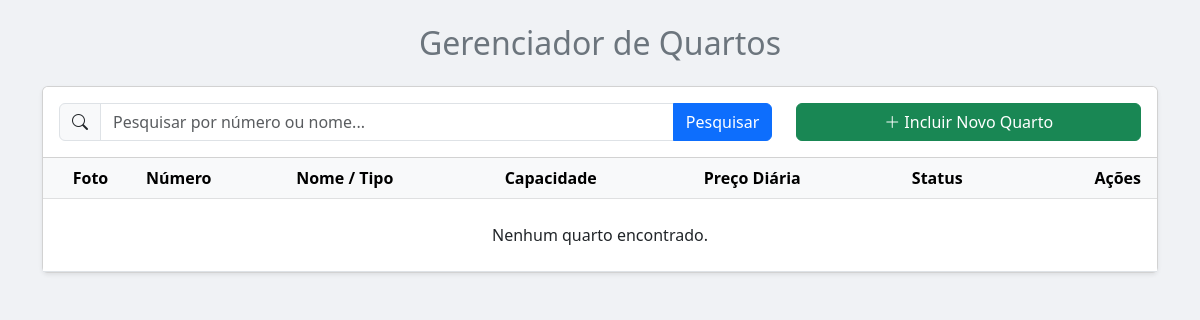
The app's page /Scripts/quartos.php, older data.
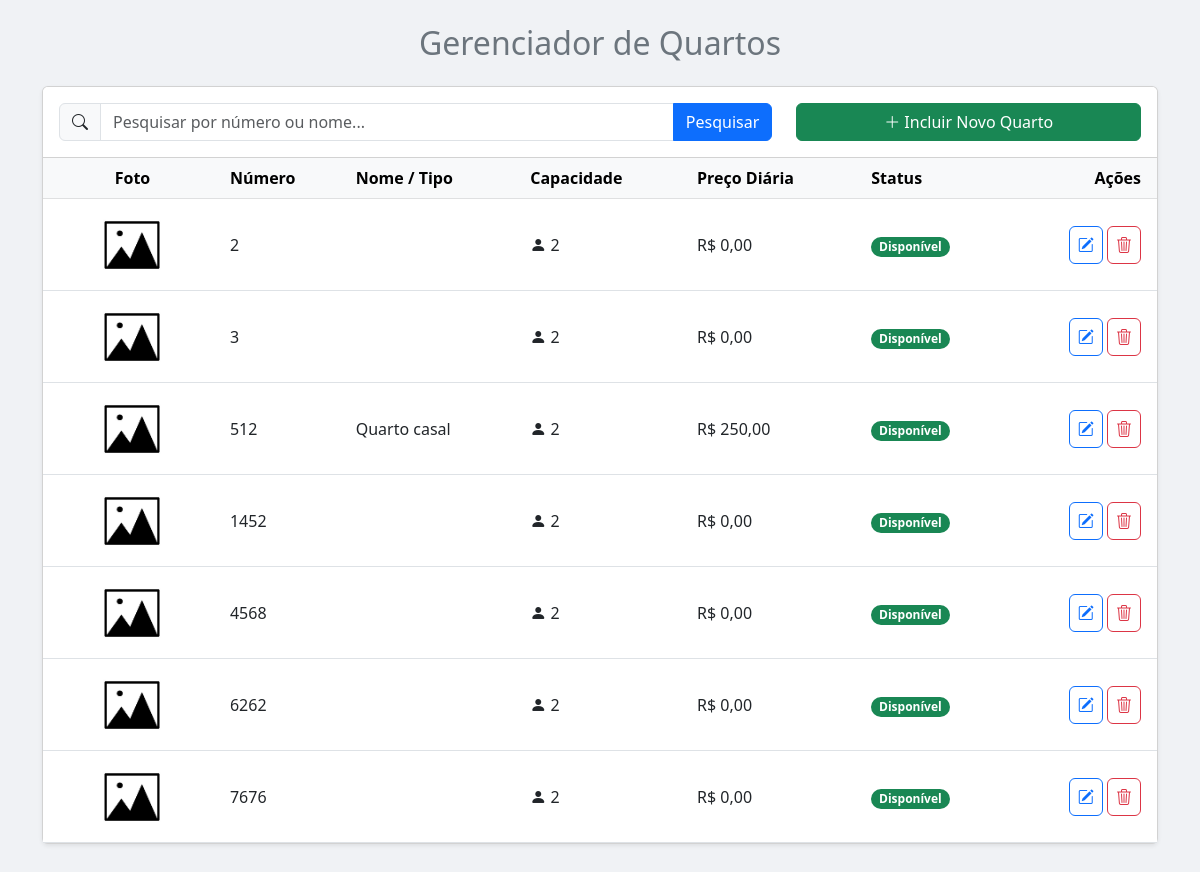
The same page, newer data.
### tables this page shows
CREATE TABLE IF NOT EXISTS `quartos` (
  `id_quarto` int NOT NULL AUTO_INCREMENT,
  `num_quarto` int DEFAULT NULL,
  `nome_quarto` varchar(100) NOT NULL,
  `descricao` varchar(250) DEFAULT NULL,
  `capacidade_adultos` int NOT NULL DEFAULT '2',
  `capacidade_criancas` int NOT NULL DEFAULT '0',
  `preco_diaria` decimal(10,2) NOT NULL DEFAULT '0.00',
  `tem_wifi` tinyint(1) NOT NULL DEFAULT '1',
  `tem_ar_condicionado` tinyint(1) NOT NULL DEFAULT '1',
  `tem_tv` tinyint(1) NOT NULL DEFAULT '1',
  `status` int DEFAULT NULL,
  `excluido` int DEFAULT NULL,
  PRIMARY KEY (`id_quarto`),
  UNIQUE KEY `num_quarto` (`num_quarto`)
);

### Scripts/quartos.php (the view, shortened to what the changed rows need)
<?php
include_once("conexao.php");
?>
<!DOCTYPE html>
<html lang="pt">
<head>
    <link href="https://cdn.jsdelivr.net/npm/bootstrap@5.3.0/dist/css/bootstrap.min.css" rel="stylesheet">
    <link rel="stylesheet" href="https://cdn.jsdelivr.net/npm/bootstrap-icons@1.11.3/font/bootstrap-icons.min.css">
</head>
<body style="background-color: #f0f2f5;">
<div class="container mt-4 mb-5">
    <header class="mb-4">
        <h2 class="text-center text-secondary">Gerenciador de Quartos</h2>
    </header>
    <div class="card shadow-sm">
        <div class="card-body p-0">
            <div class="table-responsive">
                <table class="table table-hover mb-0">
                    <thead class="table-light">
                        <tr>
                            <th class="text-center">Foto</th>
                            <th>Número</th>
                            <th>Nome / Tipo</th>
                            <th>Capacidade</th>
                            <th>Preço Diária</th>
                            <th>Status</th>
                            <th class="text-end pe-3">Ações</th>
                        </tr>
                    </thead>
                    <tbody>
                        <?php
                        $quantidade = 10;
                        $pagina = (isset($_GET['pagina'])) ? (int)$_GET['pagina'] : 1;
                        $inicio = ($quantidade * $pagina) - $quantidade;
                        $pesquisa = $_POST["qrtpesquisa"] ?? "";
                        $sql = "SELECT q.id_quarto, q.num_quarto, q.nome_quarto, q.capacidade_adultos, q.capacidade_criancas, q.preco_diaria, q.status,
                                    (SELECT qi.nome_arquivo FROM quarto_imagens qi WHERE qi.id_quarto = q.id_quarto LIMIT 1) as imagem_principal,
                                    CASE
                                        when status = 0 then 'Disponível'
                                        when status = 1 then 'Ocupado'
                                        when status = 2 then 'Limpeza'
                                        when status = 3 then 'Manutenção'
                                    END as status_texto
                                FROM quartos q
                                WHERE q.excluido <> 1 AND (q.num_quarto = ? OR q.nome_quarto LIKE ?)
                                ORDER BY CAST(q.num_quarto AS UNSIGNED) ASC
                                LIMIT ?, ?";
                        $stmt = mysqli_prepare($conexao, $sql);
                        $termo_pesquisa = "%" . $pesquisa . "%";
                        mysqli_stmt_bind_param($stmt, 'ssii', $pesquisa, $termo_pesquisa, $inicio, $quantidade);
                        mysqli_stmt_execute($stmt);
                        $RS = mysqli_stmt_get_result($stmt);
                        if (mysqli_num_rows($RS) > 0) {
                            foreach ($RS as $dados) {
                                $caminho_foto = "../Imagens/Quartos/" . ($dados['imagem_principal'] ?? 'quarto-sem-foto.png');
                                if (empty($dados['imagem_principal']) || !file_exists($caminho_foto)) {
                                    $caminho_foto = "../Imagens/Quartos/quarto-sem-foto.png";
                                }
                                $badge_cor = 'bg-secondary';
                                switch ($dados['status']) {
                                    case 0: $badge_cor = 'bg-success'; break;
                                }
                                ?>
                                <tr>
                                    <td class="text-center"><img src="<?= $caminho_foto ?>" alt="<?= htmlspecialchars($dados['nome_quarto']) ?>" class="room-thumbnail"></td>
                                    <td><?= htmlspecialchars($dados['num_quarto']) ?></td>
                                    <td><?= htmlspecialchars($dados['nome_quarto']) ?></td>
                                    <td>
                                        <i class="bi bi-person-fill"></i> <?= $dados['capacidade_adultos'] ?>
                                    </td>
                                    <td>R$ <?= number_format($dados['preco_diaria'], 2, ',', '.') ?></td>
                                    <td><span class="badge rounded-pill <?= $badge_cor ?>"><?= htmlspecialchars($dados['status_texto']) ?></span></td>
                                    <td class="text-end pe-3">
                                        <a href="agenda.php?menuop=editarquarto&idquarto=<?= $dados['id_quarto'] ?>" class='btn btn-outline-primary btn-icon' title='Alterar'><i class='bi bi-pencil-square'></i></a>
                                        <a href="agenda.php?menuop=excluirquarto&idquarto=<?= $dados['id_quarto'] ?>" class='btn btn-outline-danger btn-icon btn-excluir' title='Excluir'><i class='bi bi-trash3'></i></a>
                                    </td>
                                </tr>
                                <?php
                            }
                        } else {
                            echo "<tr><td colspan='7' class='text-center p-4'>Nenhum quarto encontrado.</td></tr>";
                        }
                        ?>
                    </tbody>
                </table>
            </div>
        </div>
    </div>
</div>
</body>
</html>

Row changes from the older to the newer data that the page shows:
now on this page (row edited): quartos: num_quarto "2", capacidade_adultos "2", preco_diaria "0,00", status_texto "Disponível"
now on this page (row edited): quartos: num_quarto "3", capacidade_adultos "2", preco_diaria "0,00", status_texto "Disponível"
added quartos: num_quarto "512", nome_quarto "Quarto casal", capacidade_adultos "2", preco_diaria "250,00", status_texto "Disponível"
now on this page (row edited): quartos: num_quarto "1452", capacidade_adultos "2", preco_diaria "0,00", status_texto "Disponível"
now on this page (row edited): quartos: num_quarto "4568", capacidade_adultos "2", preco_diaria "0,00", status_texto "Disponível"
now on this page (row edited): quartos: num_quarto "6262", capacidade_adultos "2", preco_diaria "0,00", status_texto "Disponível"
now on this page (row edited): quartos: num_quarto "7676", capacidade_adultos "2", preco_diaria "0,00", status_texto "Disponível"
Text that changed along with them:
text no longer shown: "Nenhum quarto encontrado."
